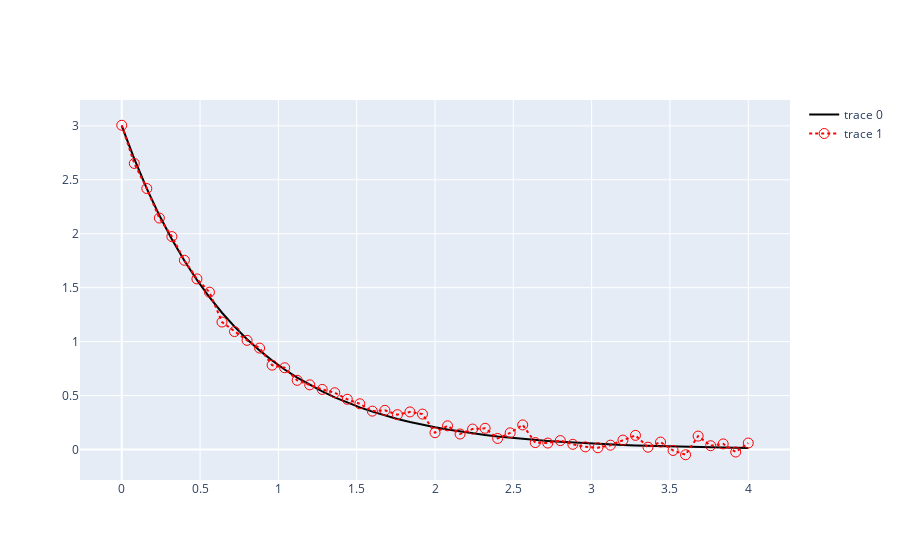

The notebook cell this image was saved under:
### Code cell
fig = go.Figure()

fig.add_trace(go.Scatter(x=x,y=y,line=dict(color='black',width=2)))
fig.add_trace(go.Scatter(x=x,y=medicion,mode='lines+markers',line=dict(color='red',width=2,dash='dot'),marker=dict(color='red',symbol='circle-open',size=10)))
fig.show()
